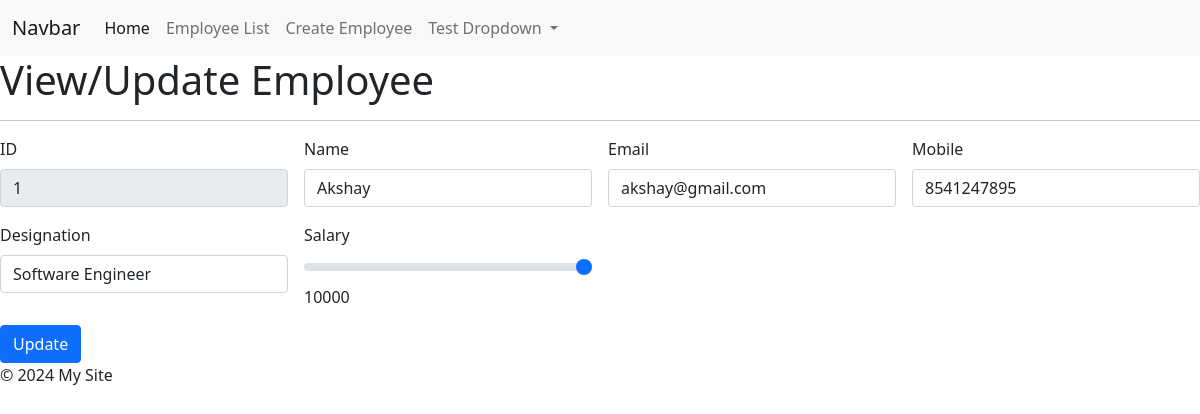
The app's page /get-employee/1/ with its own data.
### app1/models.py (models this page shows, shortened)
class Employee(models.Model):
    name = models.CharField(max_length=100)
    email = models.EmailField(unique=True)
    mobile_num = models.IntegerField(unique=True) # BigIntegerField
    designation = models.CharField(max_length=100)
    salary = models.IntegerField()
    date_joined = models.DateField(auto_now=True)
    is_deleted = models.BooleanField(default=False, null=True)
    class Meta:
        db_table = "employee"  # app1_employee

### app1/views.py (the view)
# urls.py: path("get-employee/<int:eid>/", views.get_employee, name="get_emp"),
def get_employee(request, eid):
    emp = Employee.objects.get(id=eid)
    return render(request, "create_employee.html", {"single_emp": emp})

### app1/templates/create_employee.html (shortened to what this page needs)
{% extends 'base.html' %}
  {% block content %}
  {% if single_emp.id %}
  <h1>View/Update Employee</h1>
  {% else %}
  <h1>Create Employee</h1>
  {% endif %}
  <hr>
  <form method="post" action="{% url 'create_emp' %}" class="row g-3 needs-validation">
    {% if single_emp %}
    <div class="col-md-3">
      <label for="validationCustom01" class="form-label">ID</label>
      <input type="text" class="form-control" id="validationCustom01" name="id" value="{{single_emp.id}}" readonly>
    </div>
    {% endif %}
    <div class="col-md-3">
      <label for="validationCustom01" class="form-label">Name</label>
      <input type="text" class="form-control" id="validationCustom01" name="nm" value="{{single_emp.name}}" required>
    </div>
    <div class="col-md-3">
      <label for="validationCustom02" class="form-label">Email</label>
      <input type="email" class="form-control" id="validationCustom02" name="em" value="{{single_emp.email}}" required>
    </div>
    <div class="col-md-3">
      <label for="validationCustomUsername" class="form-label">Mobile</label>
      <input type="number" class="form-control" id="validationCustom02" name="mb" value="{{single_emp.mobile_num}}"
        required>
    </div>
    <div class="col-md-3">
      <label for="validationCustom01" class="form-label">Designation</label>
      <input type="text" class="form-control" id="validationCustom01" name="desn" value="{{single_emp.designation}}"
        required>
    </div>
    <div class="col-md-3">
      <label for="salaryRange" class="form-label">Salary</label>
      <input type="range" class="form-range" min="0" max="10000" step="1000" name="sal" id="salaryRange"
        value="{{single_emp.salary}}" required>
      <span id="salaryValue">0</span>
    </div>
    <div class="col-12">
      {% if single_emp %}
      <button class="btn btn-primary" type="submit">Update</button>
      {% else %}
      <button class="btn btn-primary" type="submit">Submit</button>
      {% endif %}
    </div>
  </form>
  {% endblock %}

### records on screen
Employee: id "1", nm "Akshay", em "akshay@gmail.com", mb "8541247895", desn "Software Engineer", sal "10000"
